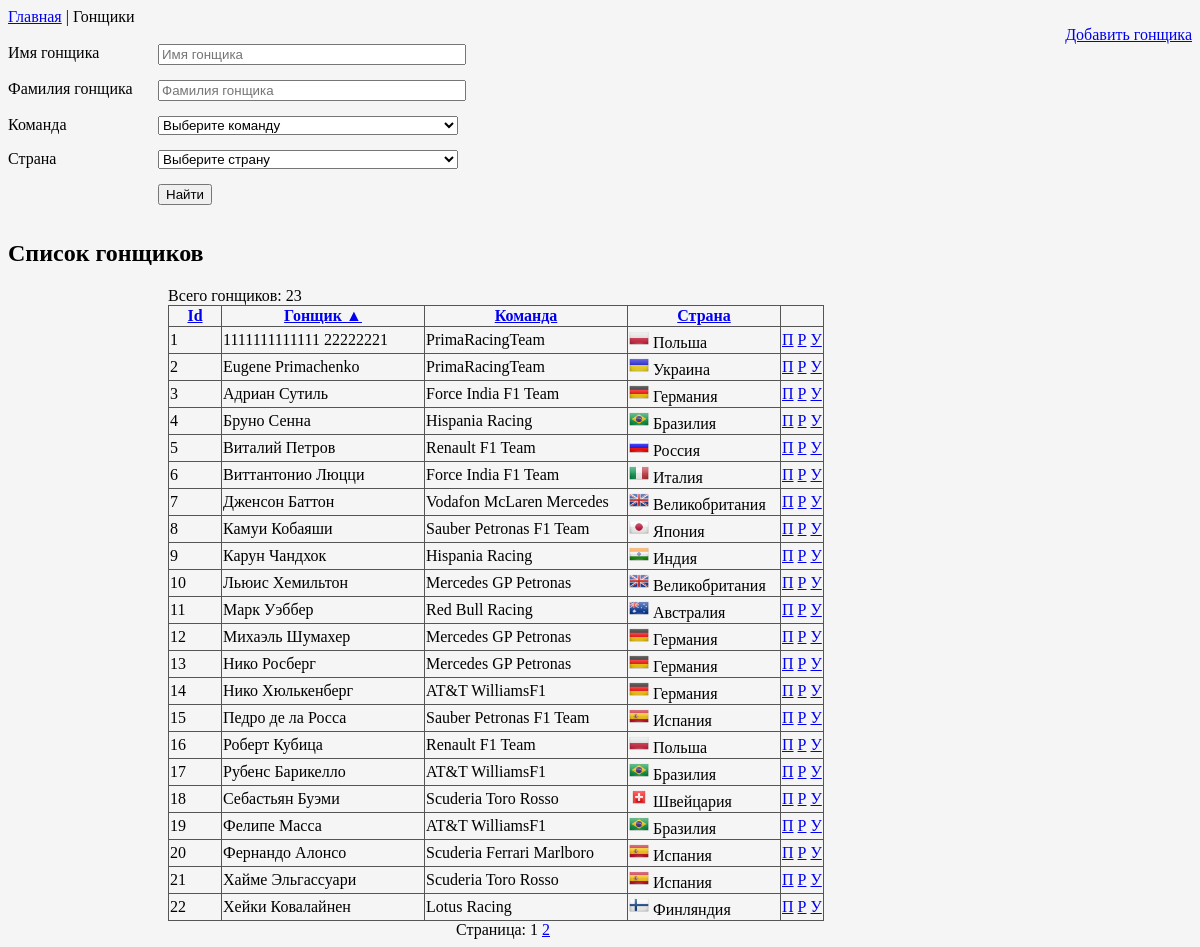
The app's page /drivers/drivers.php with its own data.
### tables this page shows
CREATE TABLE IF NOT EXISTS `drivers` (
  `id` int(10) unsigned NOT NULL,
  `first_name` varchar(50) NOT NULL,
  `last_name` varchar(50) NOT NULL,
  `team_id` int(10) unsigned NOT NULL,
  `country_id` int(10) unsigned NOT NULL,
  `info` text NOT NULL
);

CREATE TABLE IF NOT EXISTS `teams` (
  `id` int(11) unsigned NOT NULL,
  `name` varchar(50) NOT NULL,
  `constructor` varchar(50) NOT NULL,
  `country_id` int(10) unsigned NOT NULL,
  `team_info` text NOT NULL
);

CREATE TABLE IF NOT EXISTS `countries` (
  `id` int(10) unsigned NOT NULL,
  `name` varchar(100) NOT NULL,
  `alias` varchar(3) NOT NULL
);

### drivers/_driver_table.php (the view, shortened to what this page needs)
<div>
    <?php
    if ($is_search){
        echo 'Найдено: '.$drivers_count_all. '.   '.'<a href="/drivers/drivers.php">Все гонщики</a>';
    }
    else {
        echo 'Всего гонщиков: '.$drivers_count_all;
    }
    ?>
</div>
<table cellspacing="0" border="1" class="my-table">
    <tr>
        <th width="50"><a href="drivers.php?sort=id<?php echo getParStr($url_params); if($sort=='id' && !$sort_by) echo '&sort_by=1'; ?>">Id</a></th>
        <th width="200"><a href="drivers.php?sort=first_name<?php echo getParStr($url_params); if($sort=='first_name' && !$sort_by) echo '&sort_by=1'; ?>">Гонщик<?php if($sort=='first_name') echo ' <span title="Отсортировано в '.$sortstr.' порядке">'.$order.'</span>'; ?></a></th>
        <th width="200"><a href="drivers.php?sort=team_id<?php echo getParStr($url_params); if($sort=='team_id' && !$sort_by) echo '&sort_by=1'; ?>">Команда</a></th>
        <th width="150"><a href="drivers.php?sort=country_id<?php echo getParStr($url_params); if($sort=='country_id' && !$sort_by) echo '&sort_by=1'; ?>">Страна</a></th>
    </tr>
    <?php
    for($i=0; $i<$drivers_count; $i++)
    {
        $row = mysqli_fetch_assoc($r_drivers);
        echo '<tr>
                        <td>'.($i+1).'</td>
                        <td>'.$row['first_name'].' '.$row['last_name'].'</td>
                        <td>'.$row['team_name'].'</td>
                        <td><img src="'.getFlag($row['country_alias']).'" width="20"> '.$row['country_name'].'</td>
                        <td>
                            <a href="view_racer.php?id='.$row['id'].'">П</a>
                            <a href="edit_racer.php?id='.$row['id'].'">Р</a>
                            <a href="#" onclick="if(window.confirm(\'Вы действительно хотите удалить гонщика?\')) { window.location = \'delete_racer.php?id='.htmlspecialchars($row['id']).'\'; } return false;">У</a>
                        </td>
                </tr>';
    }
    ?>
</table>
<?php if($num_pages>1) : ?>
    <div style="text-align: center;">
        Страница:
        <?php
        $url_params = ['sort', 'sort_by'];
        $url = 'drivers.php?'.getParStr($url_params);
        makePager($page, $num_pages, 2 , $url) ;
        ?>
    </div>
<?php endif; ?>

### drivers/drivers.php (shortened to what this page needs)
<?php
require_once($_SERVER['DOCUMENT_ROOT'] . '/_functions.php');
$link = Db::getDbLink();
$first_name = '';
$last_name = '';
$q_first_name = '';
$q_last_name = '';
$q_country_id = '';
$q_team_id = '';
$is_search = false;
$q_drivers_all = 'SELECT COUNT(*) FROM drivers d WHERE 1'.$q_first_name.$q_last_name.$q_team_id.$q_country_id ;
$r_drivers_all = mysqli_query($link, $q_drivers_all);
$drivers_count_all = mysqli_fetch_row($r_drivers_all)[0];
$items_on_page = 22;
$num_pages = ceil($drivers_count_all/$items_on_page);
$page = (isset($_GET['page'])) ? $_GET['page'] : 1;
$page = max(1, min($num_pages, intval($page)));
$par_page = ' LIMIT '.($page-1)*$items_on_page.', '.$items_on_page;
$sort = isset($_GET["sort"]) ? $_GET["sort"] : 'first_name';
$sort_by = isset($_GET["sort_by"]) ? 1 : 0;
if($sort_by==1) { $asc = " DESC"; $desc=" ASC"; $up = 0; $down = 1;}
else { $asc = " ASC"; $desc=" DESC";  $up = 1; $down = 0; }
$sorts = [
    'id'=>['d.id '.$asc, $up],
    'first_name'=>['d.first_name '.$asc, $up],
    'last_name'=>['d.last_name '.$asc, $up],
    'team_id'=>['team_name '.$asc, $up],
    'country_id'=>['country_name '.$asc, $up],
];
$par_sort = ' ORDER BY '.$sorts[$sort][0];
if($sorts[$sort][1]==1) { $order = '&#9650;'; $sortstr = 'возрастающем'; }
else { $order = '&#9660;'; $sortstr = 'убывающем';}
$q_drivers = 'SELECT d.*, c.name AS country_name, c.alias AS country_alias, t.name AS team_name FROM drivers d
            LEFT JOIN countries c ON c.id=d.country_id
            LEFT JOIN teams t ON t.id=d.team_id WHERE 1 '.$q_first_name.$q_last_name.$q_team_id.$q_country_id.$par_sort.$par_page;
$r_drivers = mysqli_query($link, $q_drivers);
$drivers_count = mysqli_num_rows($r_drivers);
?>
<!DOCTYPE html>
<html>
<head>
    <link rel="stylesheet" href="/css/style.css">
</head>
<body bgcolor="#f5f5f5">
<nav><a href="/index.php">Главная</a> | Гонщики </nav>
<article>
    <div style="text-align: right"><a href="/drivers/add_racer.php">Добавить гонщика</a></div>
    <?php require_once($_SERVER['DOCUMENT_ROOT'] . '/drivers/_finder.php'); ?>
    <h2>Список гонщиков</h2>
    <div style="width:670px;" class="my-padding">
        <?php
        $url_params = ['page'];
        if ($drivers_count_all > 0)
            require_once($_SERVER['DOCUMENT_ROOT'] . '/drivers/_driver_table.php');
        ?>
    </div>
</article>
</body>
</html>

### drivers/_finder.php (shortened to what this page needs)
<form action="/drivers/drivers.php" method="get">
    <div class="form-row">
        <label class="form-label">Имя гонщика</label>
        <input type="text" class="form-field" name="first_name" value="<?php echo htmlspecialchars($first_name); ?>" placeholder="Имя гонщика">
    </div>
    <div class="form-row">
        <label class="form-label">Фамилия гонщика</label>
        <input type="text" class="form-field" name="last_name" value="<?php echo htmlspecialchars($last_name); ?>" placeholder="Фамилия гонщика">
    </div>
    <div class="form-row">
        <label class="form-label">Команда</span></label>
        <select class="form-field" name="team_id">
            <option value="0">Выберите команду</option>
        </select>
    </div>
    <div class="form-row">
        <label class="form-label">Страна</label>
        <select class="form-field" name="country_id">
            <option value="0">Выберите страну</option>
        </select>
    </div>
    <div class="form-row">
        <div class="form-padding">
            <button type="submit">Найти</button>
        </div>
    </div>
</form>

### _functions.php (shortened to what this page needs)
<?php
function makePager($current_page, $pages_count, $side_pages, $url = null)
{
    if ($url) {
        $url .= '&';
    } else {
        $url .= '?';
    }
    if ($current_page == 1) {
        echo '1 ';
    } else {
        echo '<a href="' . $url . 'page=1">1</a> ';
    }
    if ($pages_count > 1) {
        if ($current_page == $pages_count) {
            echo $pages_count . ' ';
        } else {
            echo '<a href="' . $url . 'page=' . $pages_count . '">' . $pages_count . '</a> ';
        }
    }
}
function getParStr($params = [])
{
    $params_str = '';
    return $params_str;
}
function getFlag($country)
{
    $key = strtolower($country);
    $path = '/images/flags/';
    $flag = [
        'gbr' => $path . 'United-Kingdom.png',
        'ger' => $path . 'Germany.png',
        'bra' => $path . 'Brazil.png',
        'esp' => $path . 'Spain.png',
        'aus' => $path . 'Australia.png',
        'fin' => $path . 'Finland.png',
        'ita' => $path . 'Italy.png',
        'pol' => $path . 'Poland.png',
        'rus' => $path . 'Russia.png',
        'can' => $path . 'Canada.png',
        'jap' => $path . 'Japan.png',
        'ind' => $path . 'India.png',
        'ukr' => $path . 'Ukraine.png',
        'che' => $path . 'Switzerland.png',
        'fra' => $path . 'France.png',
        'mal' => $path . 'Malaysia.png',
    ];
    if (isset($flag[$key])) {
        return $flag[$key];
    }
    return '';
}

### css/style.css (style rules this page uses)
.form-label { width: 150px; float: left; }
.form-field { width: 300px; }
.form-padding { padding-left: 150px; }
.form-row { padding-bottom: 15px; }
.my-padding { padding-left: 160px; }
.my-table { border: 1px #555555 solid; border-collapse: collapse; }

### records on screen
drivers: first_name "1111111111111", last_name "22222221", team.name "PrimaRacingTeam", country.name "Польша"
drivers: first_name "Eugene", last_name "Primachenko", team.name "PrimaRacingTeam", shows a picture, country.name "Украина"
drivers: first_name "Адриан", last_name "Сутиль", team.name "Force India F1 Team", country.name "Германия"
drivers: first_name "Бруно", last_name "Сенна", team.name "Hispania Racing", country.name "Бразилия"
drivers: first_name "Виталий", last_name "Петров", team.name "Renault F1 Team", shows a picture, country.name "Россия"
drivers: first_name "Виттантонио", last_name "Люцци", team.name "Force India F1 Team", shows a picture, country.name "Италия"
drivers: first_name "Дженсон", last_name "Баттон", team.name "Vodafon McLaren Mercedes", country.name "Великобритания"
drivers: first_name "Камуи", last_name "Кобаяши", team.name "Sauber Petronas F1 Team", shows a picture, country.name "Япония"
drivers: first_name "Карун", last_name "Чандхок", team.name "Hispania Racing", shows a picture, country.name "Индия"
drivers: first_name "Льюис", last_name "Хемильтон", team.name "Mercedes GP Petronas", country.name "Великобритания"
drivers: first_name "Марк", last_name "Уэббер", team.name "Red Bull Racing", shows a picture, country.name "Австралия"
drivers: first_name "Михаэль", last_name "Шумахер", team.name "Mercedes GP Petronas", country.name "Германия"
drivers: first_name "Нико", last_name "Росберг", team.name "Mercedes GP Petronas", country.name "Германия"
drivers: first_name "Нико", last_name "Хюлькенберг", team.name "AT&T WilliamsF1", country.name "Германия"
drivers: first_name "Педро", last_name "де ла Росса", team.name "Sauber Petronas F1 Team", country.name "Испания"
drivers: first_name "Роберт", last_name "Кубица", team.name "Renault F1 Team", country.name "Польша"
drivers: first_name "Рубенс", last_name "Барикелло", team.name "AT&T WilliamsF1", country.name "Бразилия"
drivers: first_name "Себастьян", last_name "Буэми", team.name "Scuderia Toro Rosso", shows a picture, country.name "Швейцария"
drivers: first_name "Фелипе", last_name "Масса", team.name "AT&T WilliamsF1", country.name "Бразилия"
drivers: first_name "Фернандо", last_name "Алонсо", team.name "Scuderia Ferrari Marlboro", country.name "Испания"
drivers: first_name "Хайме", last_name "Эльгассуари", team.name "Scuderia Toro Rosso", country.name "Испания"
drivers: first_name "Хейки", last_name "Ковалайнен", team.name "Lotus Racing", shows a picture, country.name "Финляндия"

### other values on screen
$drivers_count_all "23"
$order "▲"
$pages_count "2"
